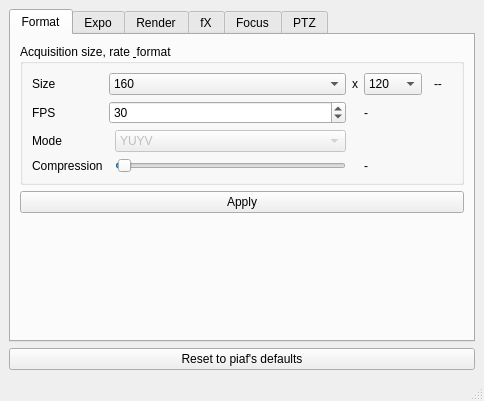
<?xml version="1.0" encoding="UTF-8"?>
<ui version="4.0">
 <class>VidAcqSettingsWindow</class>
 <widget class="QMainWindow" name="VidAcqSettingsWindow">
  <property name="geometry">
   <rect>
    <x>0</x>
    <y>0</y>
    <width>484</width>
    <height>401</height>
   </rect>
  </property>
  <property name="windowTitle">
   <string>Acquisition settings</string>
  </property>
  <property name="windowIcon">
   <iconset resource="../../piaf.qrc">
    <normaloff>:/images/16x16/view-media-equalizer.png</normaloff>:/images/16x16/view-media-equalizer.png</iconset>
  </property>
  <widget class="QWidget" name="centralwidget">
   <layout class="QVBoxLayout" name="verticalLayout">
    <item>
     <widget class="QTabWidget" name="tabWidget">
      <property name="statusTip">
       <string>Special effects</string>
      </property>
      <property name="currentIndex">
       <number>0</number>
      </property>
      <widget class="QWidget" name="tab">
       <attribute name="icon">
        <iconset resource="../../piaf.qrc">
         <normaloff>:/images/16x16/transform-scale.png</normaloff>:/images/16x16/transform-scale.png</iconset>
       </attribute>
       <attribute name="title">
        <string>Format</string>
       </attribute>
       <attribute name="toolTip">
        <string>Acquisition size, rate &amp; format</string>
       </attribute>
       <layout class="QVBoxLayout" name="verticalLayout_2">
        <item>
         <widget class="QGroupBox" name="formatGroupBox">
          <property name="statusTip">
           <string>Acquisition size, rate &amp; format</string>
          </property>
          <property name="title">
           <string>Acquisition size, rate &amp; format</string>
          </property>
          <layout class="QGridLayout" name="gridLayout_3">
           <item row="0" column="0">
            <widget class="QLabel" name="label">
             <property name="text">
              <string>Size</string>
             </property>
            </widget>
           </item>
           <item row="0" column="1" colspan="2">
            <widget class="QComboBox" name="widthComboBox">
             <property name="sizePolicy">
              <sizepolicy hsizetype="Preferred" vsizetype="Fixed">
               <horstretch>0</horstretch>
               <verstretch>0</verstretch>
              </sizepolicy>
             </property>
             <item>
              <property name="text">
               <string>160</string>
              </property>
             </item>
             <item>
              <property name="text">
               <string>176</string>
              </property>
             </item>
             <item>
              <property name="text">
               <string>320</string>
              </property>
             </item>
             <item>
              <property name="text">
               <string>352</string>
              </property>
             </item>
             <item>
              <property name="text">
               <string>388</string>
              </property>
             </item>
             <item>
              <property name="text">
               <string>600</string>
              </property>
             </item>
             <item>
              <property name="text">
               <string>640</string>
              </property>
             </item>
             <item>
              <property name="text">
               <string>720</string>
              </property>
             </item>
             <item>
              <property name="text">
               <string>800</string>
              </property>
             </item>
             <item>
              <property name="text">
               <string>900</string>
              </property>
             </item>
             <item>
              <property name="text">
               <string>1024</string>
              </property>
             </item>
             <item>
              <property name="text">
               <string>1280</string>
              </property>
             </item>
             <item>
              <property name="text">
               <string>1920</string>
              </property>
             </item>
            </widget>
           </item>
           <item row="0" column="3">
            <widget class="QLabel" name="label_11">
             <property name="sizePolicy">
              <sizepolicy hsizetype="Minimum" vsizetype="Preferred">
               <horstretch>0</horstretch>
               <verstretch>0</verstretch>
              </sizepolicy>
             </property>
             <property name="maximumSize">
              <size>
               <width>16</width>
               <height>16777215</height>
              </size>
             </property>
             <property name="text">
              <string>x</string>
             </property>
             <property name="alignment">
              <set>Qt::AlignCenter</set>
             </property>
            </widget>
           </item>
           <item row="3" column="0">
            <widget class="QLabel" name="label_2">
             <property name="text">
              <string>FPS</string>
             </property>
            </widget>
           </item>
           <item row="3" column="1" colspan="2">
            <widget class="QSpinBox" name="fpsSpinBox">
             <property name="sizePolicy">
              <sizepolicy hsizetype="Preferred" vsizetype="Fixed">
               <horstretch>0</horstretch>
               <verstretch>0</verstretch>
              </sizepolicy>
             </property>
             <property name="statusTip">
              <string>Preferred acquisition framerate</string>
             </property>
             <property name="value">
              <number>30</number>
             </property>
            </widget>
           </item>
           <item row="0" column="6" colspan="4">
            <widget class="QLabel" name="sizeLabel">
             <property name="sizePolicy">
              <sizepolicy hsizetype="Preferred" vsizetype="Preferred">
               <horstretch>0</horstretch>
               <verstretch>0</verstretch>
              </sizepolicy>
             </property>
             <property name="statusTip">
              <string>Effective size</string>
             </property>
             <property name="text">
              <string>--</string>
             </property>
            </widget>
           </item>
           <item row="0" column="4">
            <widget class="QComboBox" name="heightComboBox">
             <property name="sizePolicy">
              <sizepolicy hsizetype="Preferred" vsizetype="Fixed">
               <horstretch>0</horstretch>
               <verstretch>0</verstretch>
              </sizepolicy>
             </property>
             <item>
              <property name="text">
               <string>120</string>
              </property>
             </item>
             <item>
              <property name="text">
               <string>144</string>
              </property>
             </item>
             <item>
              <property name="text">
               <string>240</string>
              </property>
             </item>
             <item>
              <property name="text">
               <string>288</string>
              </property>
             </item>
             <item>
              <property name="text">
               <string>360</string>
              </property>
             </item>
             <item>
              <property name="text">
               <string>400</string>
              </property>
             </item>
             <item>
              <property name="text">
               <string>448</string>
              </property>
             </item>
             <item>
              <property name="text">
               <string>480</string>
              </property>
             </item>
             <item>
              <property name="text">
               <string>576</string>
              </property>
             </item>
             <item>
              <property name="text">
               <string>720</string>
              </property>
             </item>
             <item>
              <property name="text">
               <string>800</string>
              </property>
             </item>
             <item>
              <property name="text">
               <string>900</string>
              </property>
             </item>
             <item>
              <property name="text">
               <string>1024</string>
              </property>
             </item>
             <item>
              <property name="text">
               <string>1080</string>
              </property>
             </item>
            </widget>
           </item>
           <item row="3" column="4" colspan="6">
            <widget class="QLabel" name="fpsLabel">
             <property name="statusTip">
              <string>Effective FPS used by device driver</string>
             </property>
             <property name="text">
              <string>-</string>
             </property>
            </widget>
           </item>
           <item row="5" column="2">
            <widget class="QSlider" name="jpegQualityHorizontalSlider">
             <property name="minimum">
              <number>-1</number>
             </property>
             <property name="orientation">
              <enum>Qt::Horizontal</enum>
             </property>
            </widget>
           </item>
           <item row="4" column="2">
            <widget class="QComboBox" name="formatComboBox">
             <property name="enabled">
              <bool>false</bool>
             </property>
             <property name="statusTip">
              <string>Format mode: YUV, MJPEG...</string>
             </property>
             <item>
              <property name="text">
               <string>YUYV</string>
              </property>
             </item>
             <item>
              <property name="text">
               <string>MJPG</string>
              </property>
             </item>
            </widget>
           </item>
           <item row="4" column="0">
            <widget class="QLabel" name="label_3">
             <property name="text">
              <string>Mode</string>
             </property>
            </widget>
           </item>
           <item row="5" column="4">
            <widget class="QLabel" name="jpegQualityLabel">
             <property name="text">
              <string>-</string>
             </property>
            </widget>
           </item>
           <item row="5" column="0">
            <widget class="QLabel" name="label_23">
             <property name="text">
              <string>Compression</string>
             </property>
            </widget>
           </item>
          </layout>
         </widget>
        </item>
        <item>
         <widget class="QPushButton" name="applySizeButton">
          <property name="statusTip">
           <string>Apply to device</string>
          </property>
          <property name="text">
           <string>Apply</string>
          </property>
          <property name="icon">
           <iconset resource="../../piaf.qrc">
            <normaloff>:/images/16x16/dialog-ok-apply.png</normaloff>:/images/16x16/dialog-ok-apply.png</iconset>
          </property>
         </widget>
        </item>
        <item>
         <spacer name="verticalSpacer_2">
          <property name="orientation">
           <enum>Qt::Vertical</enum>
          </property>
          <property name="sizeHint" stdset="0">
           <size>
            <width>20</width>
            <height>40</height>
           </size>
          </property>
         </spacer>
        </item>
       </layout>
      </widget>
      <widget class="QWidget" name="tab_3">
       <attribute name="icon">
        <iconset resource="../../piaf.qrc">
         <normaloff>:/images/16x16/digikam.png</normaloff>:/images/16x16/digikam.png</iconset>
       </attribute>
       <attribute name="title">
        <string>Expo</string>
       </attribute>
       <attribute name="toolTip">
        <string>Exposure control: exposure mode + gain</string>
       </attribute>
       <layout class="QVBoxLayout" name="verticalLayout_4">
        <item>
         <widget class="QGroupBox" name="exposureGroupBox">
          <property name="title">
           <string>Exposure control: exposure mode + gain</string>
          </property>
          <layout class="QGridLayout" name="gridLayout_2">
           <item row="0" column="0" rowspan="2" colspan="2">
            <widget class="QLabel" name="label_9">
             <property name="text">
              <string>Exposure</string>
             </property>
            </widget>
           </item>
           <item row="1" column="2">
            <widget class="QSlider" name="exposureSlider">
             <property name="maximum">
              <number>255</number>
             </property>
             <property name="orientation">
              <enum>Qt::Horizontal</enum>
             </property>
            </widget>
           </item>
           <item row="1" column="3">
            <widget class="QLabel" name="exposureLabel">
             <property name="minimumSize">
              <size>
               <width>50</width>
               <height>0</height>
              </size>
             </property>
             <property name="text">
              <string>-</string>
             </property>
            </widget>
           </item>
           <item row="2" column="0" rowspan="2" colspan="2">
            <widget class="QLabel" name="label_10">
             <property name="text">
              <string>Gain:</string>
             </property>
            </widget>
           </item>
           <item row="3" column="2">
            <widget class="QSlider" name="gainSlider">
             <property name="maximum">
              <number>255</number>
             </property>
             <property name="orientation">
              <enum>Qt::Horizontal</enum>
             </property>
            </widget>
           </item>
           <item row="0" column="2">
            <widget class="QComboBox" name="exposureModeComboBox">
             <item>
              <property name="text">
               <string>P - Auto mode</string>
              </property>
             </item>
             <item>
              <property name="text">
               <string>M - Manual mode</string>
              </property>
             </item>
             <item>
              <property name="text">
               <string>Tv - Shutter priority mode</string>
              </property>
             </item>
             <item>
              <property name="text">
               <string>Av - Aperture priority mode</string>
              </property>
             </item>
            </widget>
           </item>
           <item row="3" column="3">
            <widget class="QLabel" name="gainLabel">
             <property name="text">
              <string>-</string>
             </property>
            </widget>
           </item>
           <item row="2" column="2">
            <widget class="QComboBox" name="gainModeComboBox">
             <item>
              <property name="text">
               <string>Manual</string>
              </property>
             </item>
             <item>
              <property name="text">
               <string>Auto</string>
              </property>
             </item>
            </widget>
           </item>
           <item row="2" column="3">
            <widget class="QLabel" name="gainModeLabel">
             <property name="text">
              <string>-</string>
             </property>
            </widget>
           </item>
           <item row="0" column="3">
            <widget class="QLabel" name="exposureModeLabel">
             <property name="text">
              <string>-</string>
             </property>
            </widget>
           </item>
           <item row="4" column="2">
            <widget class="QCheckBox" name="backLightCheckBox">
             <property name="text">
              <string>Backlight compensation</string>
             </property>
            </widget>
           </item>
           <item row="5" column="2">
            <widget class="QComboBox" name="powerLineComboBox">
             <item>
              <property name="text">
               <string>Disabled</string>
              </property>
             </item>
             <item>
              <property name="text">
               <string>50 Hz</string>
              </property>
             </item>
             <item>
              <property name="text">
               <string>60 Hz</string>
              </property>
             </item>
            </widget>
           </item>
           <item row="5" column="0">
            <widget class="QLabel" name="label_17">
             <property name="text">
              <string>Power-line:</string>
             </property>
            </widget>
           </item>
           <item row="5" column="3">
            <widget class="QLabel" name="powerLineLabel">
             <property name="text">
              <string>-</string>
             </property>
            </widget>
           </item>
          </layout>
         </widget>
        </item>
        <item>
         <spacer name="verticalSpacer">
          <property name="orientation">
           <enum>Qt::Vertical</enum>
          </property>
          <property name="sizeHint" stdset="0">
           <size>
            <width>20</width>
            <height>40</height>
           </size>
          </property>
         </spacer>
        </item>
       </layout>
      </widget>
      <widget class="QWidget" name="tab_2">
       <attribute name="icon">
        <iconset resource="../../piaf.qrc">
         <normaloff>:/images/16x16/video-display.png</normaloff>:/images/16x16/video-display.png</iconset>
       </attribute>
       <attribute name="title">
        <string>Render</string>
       </attribute>
       <attribute name="toolTip">
        <string>Rendering options: brightness, hue, ...</string>
       </attribute>
       <layout class="QVBoxLayout" name="verticalLayout_3">
        <item>
         <widget class="QGroupBox" name="renderGroupBox">
          <property name="title">
           <string>Rendering options</string>
          </property>
          <layout class="QGridLayout" name="gridLayout">
           <item row="1" column="4">
            <widget class="QSlider" name="brightnessSlider">
             <property name="maximum">
              <number>255</number>
             </property>
             <property name="orientation">
              <enum>Qt::Horizontal</enum>
             </property>
            </widget>
           </item>
           <item row="3" column="0">
            <widget class="QLabel" name="label_5">
             <property name="text">
              <string>Contrast</string>
             </property>
            </widget>
           </item>
           <item row="3" column="4">
            <widget class="QSlider" name="contrastSlider">
             <property name="maximum">
              <number>255</number>
             </property>
             <property name="orientation">
              <enum>Qt::Horizontal</enum>
             </property>
            </widget>
           </item>
           <item row="4" column="0">
            <widget class="QLabel" name="label_7">
             <property name="text">
              <string>Saturation</string>
             </property>
            </widget>
           </item>
           <item row="5" column="0" rowspan="2">
            <widget class="QLabel" name="label_6">
             <property name="text">
              <string>Hue</string>
             </property>
            </widget>
           </item>
           <item row="4" column="4">
            <widget class="QSlider" name="saturationSlider">
             <property name="maximum">
              <number>255</number>
             </property>
             <property name="orientation">
              <enum>Qt::Horizontal</enum>
             </property>
            </widget>
           </item>
           <item row="6" column="4">
            <widget class="QSlider" name="hueSlider">
             <property name="maximum">
              <number>255</number>
             </property>
             <property name="orientation">
              <enum>Qt::Horizontal</enum>
             </property>
            </widget>
           </item>
           <item row="8" column="4">
            <widget class="QSlider" name="wbSlider">
             <property name="statusTip">
              <string>White balance in Kelvin</string>
             </property>
             <property name="maximum">
              <number>10000</number>
             </property>
             <property name="orientation">
              <enum>Qt::Horizontal</enum>
             </property>
            </widget>
           </item>
           <item row="1" column="6">
            <widget class="QLabel" name="brightnessLabel">
             <property name="minimumSize">
              <size>
               <width>50</width>
               <height>0</height>
              </size>
             </property>
             <property name="text">
              <string>-</string>
             </property>
            </widget>
           </item>
           <item row="3" column="6">
            <widget class="QLabel" name="contrastLabel">
             <property name="text">
              <string>-</string>
             </property>
            </widget>
           </item>
           <item row="4" column="6">
            <widget class="QLabel" name="saturationLabel">
             <property name="text">
              <string>-</string>
             </property>
            </widget>
           </item>
           <item row="6" column="6">
            <widget class="QLabel" name="hueLabel">
             <property name="text">
              <string>-</string>
             </property>
            </widget>
           </item>
           <item row="8" column="6">
            <widget class="QLabel" name="wbLabel">
             <property name="text">
              <string>-</string>
             </property>
            </widget>
           </item>
           <item row="7" column="6">
            <widget class="QLabel" name="wbModeLabel">
             <property name="text">
              <string>-</string>
             </property>
            </widget>
           </item>
           <item row="6" column="2">
            <widget class="QComboBox" name="hueModeComboBox">
             <item>
              <property name="text">
               <string>Manual</string>
              </property>
             </item>
             <item>
              <property name="text">
               <string>Auto</string>
              </property>
             </item>
            </widget>
           </item>
           <item row="1" column="2">
            <widget class="QComboBox" name="brightnessModeComboBox">
             <item>
              <property name="text">
               <string>Manual</string>
              </property>
             </item>
             <item>
              <property name="text">
               <string>Auto</string>
              </property>
             </item>
            </widget>
           </item>
           <item row="1" column="0">
            <widget class="QLabel" name="label_12">
             <property name="text">
              <string>Brightness</string>
             </property>
            </widget>
           </item>
           <item row="1" column="3">
            <widget class="QLabel" name="brightnessModeLabel">
             <property name="text">
              <string>-</string>
             </property>
            </widget>
           </item>
           <item row="7" column="0" rowspan="2">
            <widget class="QLabel" name="label_8">
             <property name="statusTip">
              <string>White balance</string>
             </property>
             <property name="text">
              <string>White Balance</string>
             </property>
             <property name="wordWrap">
              <bool>true</bool>
             </property>
            </widget>
           </item>
           <item row="9" column="0">
            <widget class="QLabel" name="label_4">
             <property name="text">
              <string>Gamma</string>
             </property>
            </widget>
           </item>
           <item row="9" column="4">
            <widget class="QSlider" name="gammaSlider">
             <property name="statusTip">
              <string>Change gamma curve</string>
             </property>
             <property name="orientation">
              <enum>Qt::Horizontal</enum>
             </property>
            </widget>
           </item>
           <item row="9" column="6">
            <widget class="QLabel" name="gammaLabel">
             <property name="text">
              <string>-</string>
             </property>
            </widget>
           </item>
           <item row="10" column="0">
            <widget class="QLabel" name="label_13">
             <property name="text">
              <string>Sharpness</string>
             </property>
            </widget>
           </item>
           <item row="10" column="4">
            <widget class="QSlider" name="sharpnessSlider">
             <property name="statusTip">
              <string>Modify sharpness</string>
             </property>
             <property name="orientation">
              <enum>Qt::Horizontal</enum>
             </property>
            </widget>
           </item>
           <item row="10" column="6">
            <widget class="QLabel" name="sharpnessLabel">
             <property name="statusTip">
              <string>Effective value of sharpness</string>
             </property>
             <property name="text">
              <string>-</string>
             </property>
            </widget>
           </item>
           <item row="7" column="4">
            <widget class="QComboBox" name="wbModeComboBox">
             <property name="statusTip">
              <string>White balance mode</string>
             </property>
             <item>
              <property name="text">
               <string>Manual</string>
              </property>
             </item>
             <item>
              <property name="text">
               <string>Auto</string>
              </property>
             </item>
            </widget>
           </item>
           <item row="7" column="2">
            <widget class="QPushButton" name="wbDoButton">
             <property name="statusTip">
              <string>Perform white balance evaluation and hold if manual</string>
             </property>
             <property name="text">
              <string/>
             </property>
             <property name="icon">
              <iconset resource="../../piaf.qrc">
               <normaloff>:/images/16x16/view-refresh.png</normaloff>:/images/16x16/view-refresh.png</iconset>
             </property>
            </widget>
           </item>
          </layout>
         </widget>
        </item>
        <item>
         <spacer name="verticalSpacer_3">
          <property name="orientation">
           <enum>Qt::Vertical</enum>
          </property>
          <property name="sizeHint" stdset="0">
           <size>
            <width>20</width>
            <height>40</height>
           </size>
          </property>
         </spacer>
        </item>
       </layout>
      </widget>
      <widget class="QWidget" name="tab_6">
       <attribute name="icon">
        <iconset resource="../../piaf.qrc">
         <normaloff>:/images/22x22/view-gray.png</normaloff>:/images/22x22/view-gray.png</iconset>
       </attribute>
       <attribute name="title">
        <string>fX</string>
       </attribute>
       <layout class="QVBoxLayout" name="verticalLayout_5">
        <item>
         <widget class="QGroupBox" name="groupBox">
          <property name="title">
           <string>Special effects</string>
          </property>
          <layout class="QGridLayout" name="gridLayout_6">
           <item row="0" column="0">
            <widget class="QLabel" name="label_18">
             <property name="text">
              <string>Color Fx</string>
             </property>
            </widget>
           </item>
           <item row="0" column="1">
            <widget class="QComboBox" name="colorFxComboBox">
             <item>
              <property name="text">
               <string>None</string>
              </property>
             </item>
             <item>
              <property name="text">
               <string>B&amp;W</string>
              </property>
             </item>
             <item>
              <property name="text">
               <string>Sepia</string>
              </property>
             </item>
            </widget>
           </item>
           <item row="0" column="2">
            <widget class="QLabel" name="colorFxLabel">
             <property name="text">
              <string>-</string>
             </property>
            </widget>
           </item>
           <item row="1" column="0">
            <widget class="QLabel" name="label_22">
             <property name="text">
              <string>Color killer</string>
             </property>
            </widget>
           </item>
           <item row="1" column="1">
            <widget class="QComboBox" name="colorKillerComboBox">
             <item>
              <property name="text">
               <string>Off</string>
              </property>
             </item>
             <item>
              <property name="text">
               <string>On</string>
              </property>
             </item>
            </widget>
           </item>
           <item row="1" column="2">
            <widget class="QLabel" name="colorKillerLabel">
             <property name="text">
              <string>-</string>
             </property>
            </widget>
           </item>
          </layout>
         </widget>
        </item>
        <item>
         <spacer name="verticalSpacer_5">
          <property name="orientation">
           <enum>Qt::Vertical</enum>
          </property>
          <property name="sizeHint" stdset="0">
           <size>
            <width>20</width>
            <height>40</height>
           </size>
          </property>
         </spacer>
        </item>
       </layout>
      </widget>
      <widget class="QWidget" name="tab_4">
       <attribute name="icon">
        <iconset resource="../../piaf.qrc">
         <normaloff>:/images/22x22/focus.png</normaloff>:/images/22x22/focus.png</iconset>
       </attribute>
       <attribute name="title">
        <string>Focus</string>
       </attribute>
       <layout class="QVBoxLayout" name="verticalLayout_6">
        <item>
         <widget class="QGroupBox" name="groupBox_3">
          <property name="title">
           <string>Focussing control</string>
          </property>
          <layout class="QGridLayout" name="gridLayout_8">
           <item row="0" column="0">
            <widget class="QLabel" name="label_14">
             <property name="text">
              <string>Focus</string>
             </property>
            </widget>
           </item>
           <item row="0" column="1">
            <widget class="QComboBox" name="focusModeComboBox">
             <item>
              <property name="text">
               <string>Manual</string>
              </property>
             </item>
             <item>
              <property name="text">
               <string>Auto</string>
              </property>
             </item>
            </widget>
           </item>
           <item row="0" column="2">
            <widget class="QLabel" name="focusModeLabel">
             <property name="text">
              <string>-</string>
             </property>
            </widget>
           </item>
           <item row="1" column="0">
            <widget class="QLabel" name="label_15">
             <property name="text">
              <string>Relative focus</string>
             </property>
            </widget>
           </item>
           <item row="1" column="1">
            <widget class="QSlider" name="relativeFocusSlider">
             <property name="orientation">
              <enum>Qt::Horizontal</enum>
             </property>
            </widget>
           </item>
           <item row="1" column="2">
            <widget class="QLabel" name="relativeFocusLabel">
             <property name="text">
              <string>-</string>
             </property>
            </widget>
           </item>
           <item row="2" column="0">
            <widget class="QLabel" name="label_16">
             <property name="text">
              <string>Absolute focus</string>
             </property>
            </widget>
           </item>
           <item row="2" column="1">
            <widget class="QSlider" name="absoluteFocusSlider">
             <property name="orientation">
              <enum>Qt::Horizontal</enum>
             </property>
            </widget>
           </item>
           <item row="2" column="2">
            <widget class="QLabel" name="absoluteFocusLabel">
             <property name="text">
              <string>-</string>
             </property>
            </widget>
           </item>
          </layout>
         </widget>
        </item>
        <item>
         <spacer name="verticalSpacer_4">
          <property name="orientation">
           <enum>Qt::Vertical</enum>
          </property>
          <property name="sizeHint" stdset="0">
           <size>
            <width>20</width>
            <height>40</height>
           </size>
          </property>
         </spacer>
        </item>
       </layout>
      </widget>
      <widget class="QWidget" name="tab_5">
       <attribute name="icon">
        <iconset resource="../../piaf.qrc">
         <normaloff>:/images/22x22/transform-move.png</normaloff>:/images/22x22/transform-move.png</iconset>
       </attribute>
       <attribute name="title">
        <string>PTZ</string>
       </attribute>
       <layout class="QGridLayout" name="gridLayout_5">
        <item row="0" column="0">
         <widget class="QGroupBox" name="groupBox_2">
          <property name="title">
           <string>Pan-Tilt-Zoom control</string>
          </property>
          <layout class="QGridLayout" name="gridLayout_7">
           <item row="0" column="1">
            <widget class="QPushButton" name="panResetButton">
             <property name="text">
              <string>Reset pan</string>
             </property>
            </widget>
           </item>
           <item row="0" column="4">
            <widget class="QPushButton" name="tiltResetButton">
             <property name="text">
              <string>Reset tilt</string>
             </property>
            </widget>
           </item>
           <item row="1" column="0">
            <widget class="QSlider" name="tiltRelativeSlider">
             <property name="maximumSize">
              <size>
               <width>16777215</width>
               <height>100</height>
              </size>
             </property>
             <property name="statusTip">
              <string>Relative tilt control</string>
             </property>
             <property name="minimum">
              <number>-99</number>
             </property>
             <property name="orientation">
              <enum>Qt::Vertical</enum>
             </property>
            </widget>
           </item>
           <item row="1" column="1">
            <widget class="QLabel" name="label_19">
             <property name="text">
              <string>Relative</string>
             </property>
             <property name="alignment">
              <set>Qt::AlignCenter</set>
             </property>
            </widget>
           </item>
           <item row="1" column="2" rowspan="3">
            <widget class="Line" name="line">
             <property name="orientation">
              <enum>Qt::Vertical</enum>
             </property>
            </widget>
           </item>
           <item row="1" column="3">
            <widget class="QSlider" name="tiltAbsoluteSlider">
             <property name="maximumSize">
              <size>
               <width>16777215</width>
               <height>100</height>
              </size>
             </property>
             <property name="statusTip">
              <string>Absolute tilt control</string>
             </property>
             <property name="minimum">
              <number>-99</number>
             </property>
             <property name="orientation">
              <enum>Qt::Vertical</enum>
             </property>
            </widget>
           </item>
           <item row="1" column="4">
            <widget class="QLabel" name="label_20">
             <property name="text">
              <string>Absolute</string>
             </property>
             <property name="alignment">
              <set>Qt::AlignCenter</set>
             </property>
            </widget>
           </item>
           <item row="2" column="1">
            <widget class="QSlider" name="panRelativeSlider">
             <property name="statusTip">
              <string>Relative pan control</string>
             </property>
             <property name="minimum">
              <number>-99</number>
             </property>
             <property name="orientation">
              <enum>Qt::Horizontal</enum>
             </property>
            </widget>
           </item>
           <item row="2" column="4">
            <widget class="QSlider" name="panAbsoluteSlider">
             <property name="statusTip">
              <string>Absolute pan control</string>
             </property>
             <property name="minimum">
              <number>-99</number>
             </property>
             <property name="orientation">
              <enum>Qt::Horizontal</enum>
             </property>
            </widget>
           </item>
           <item row="3" column="0">
            <widget class="QLabel" name="label_21">
             <property name="text">
              <string>Zoom</string>
             </property>
            </widget>
           </item>
           <item row="3" column="1">
            <widget class="QSlider" name="zoomRelativeSlider">
             <property name="statusTip">
              <string>Relative zoom control</string>
             </property>
             <property name="minimum">
              <number>-99</number>
             </property>
             <property name="orientation">
              <enum>Qt::Horizontal</enum>
             </property>
            </widget>
           </item>
           <item row="3" column="4">
            <widget class="QSlider" name="zoomAbsoluteSlider">
             <property name="statusTip">
              <string>Absolute zoom control</string>
             </property>
             <property name="minimum">
              <number>0</number>
             </property>
             <property name="orientation">
              <enum>Qt::Horizontal</enum>
             </property>
            </widget>
           </item>
          </layout>
         </widget>
        </item>
       </layout>
      </widget>
     </widget>
    </item>
    <item>
     <widget class="QPushButton" name="resetButton">
      <property name="statusTip">
       <string>Reset settings to defaults (Piaf's own choices)</string>
      </property>
      <property name="text">
       <string>Reset to piaf's defaults</string>
      </property>
      <property name="icon">
       <iconset resource="../../piaf.qrc">
        <normaloff>:/images/22x22/edit-undo.png</normaloff>:/images/22x22/edit-undo.png</iconset>
      </property>
     </widget>
    </item>
   </layout>
  </widget>
  <widget class="QStatusBar" name="statusbar"/>
 </widget>
 <resources>
  <include location="../../piaf.qrc"/>
 </resources>
 <connections/>
</ui>
